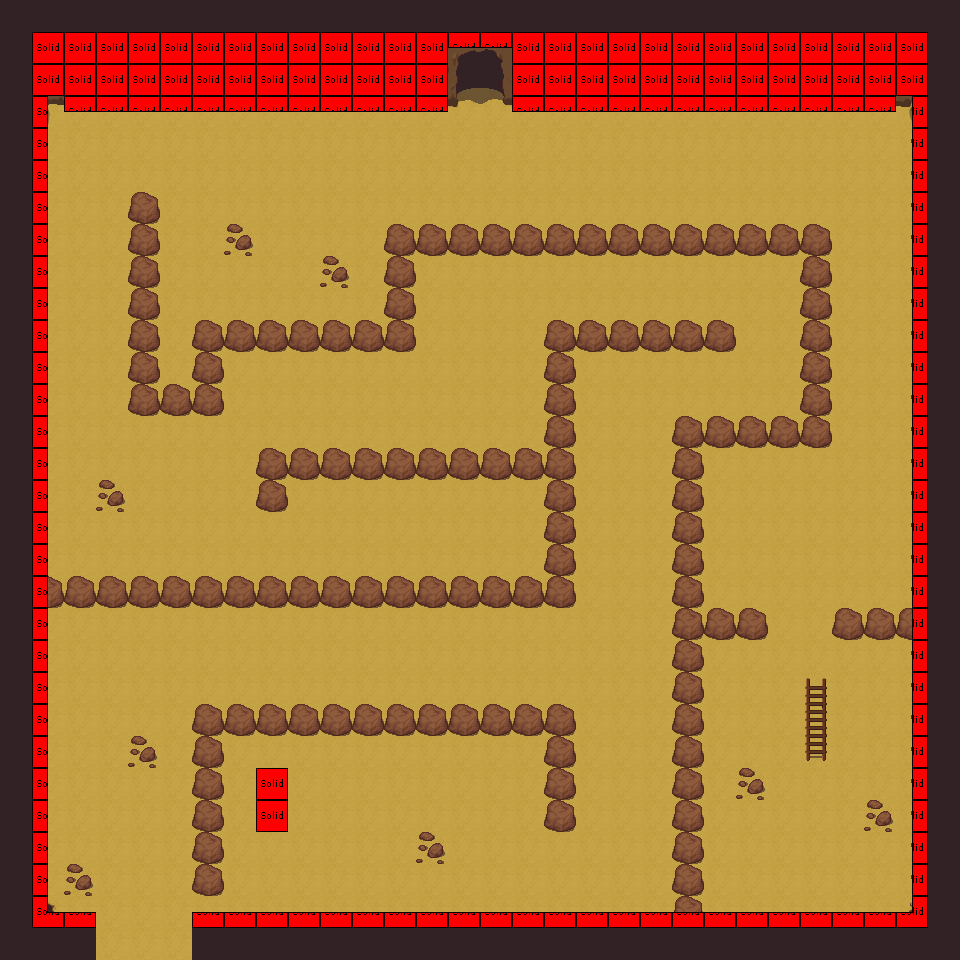

This game map was drawn from its Tiled (.tmx) file and the tilesets committed beside it. A one-line description and the trimmed map source follow:
An orthogonal 30x30 tile map with 32x32 px tiles, 4 tile layers (Sol, Murs/Bordures, Décors, Logic), 2 tilesets and 3 objects (2x changement, Chest).

<map version="1.2" tiledversion="1.3.2" orientation="orthogonal" renderorder="right-down" compressionlevel="0" width="30" height="30" tilewidth="32" tileheight="32" infinite="0" nextlayerid="6" nextobjectid="8">
 <tileset firstgid="1" source="Terrain final.tsx" />
 <tileset firstgid="136" source="logicSolid.tsx" />
 <layer id="1" name="Sol" width="30" height="30">
  <data>[900 cells, 900 non-empty, 2 distinct tile ids]</data>
 </layer>
 <layer id="2" name="Murs/Bordures" width="30" height="30">
  <data>[900 cells, 157 non-empty, 20 distinct tile ids]</data>
 </layer>
 <layer id="5" name="Décors" width="30" height="30">
  <data>[900 cells, 134 non-empty, 5 distinct tile ids]</data>
 </layer>
 <layer id="4" name="Logic" width="30" height="30">
  <data>[900 cells, 155 non-empty, 7 distinct tile ids]</data>
 </layer>
 <objectgroup id="3" name="transition" width="30" height="30">
  <object id="1" name="Salleprincipale" type="changement" x="100" y="867" width="83" height="56">
   <properties>
    <property name="detmap" value="EtagedeDonjon" />
    <property name="detx" type="int" value="157" />
    <property name="dety" type="int" value="239" />
   </properties>
  </object>
  <object id="6" name="Etage1" type="changement" x="785" y="724" width="59" height="53">
   <properties>
    <property name="detmap" value="Dj_ET1_escalier" />
    <property name="detx" type="int" value="492" />
    <property name="dety" type="int" value="620" />
   </properties>
  </object>
  <object id="7" name="Potion" type="Chest" x="258" y="769" width="32" height="96">
   <properties>
    <property name="ID" type="int" value="1" />
   </properties>
  </object>
 </objectgroup>
</map>
